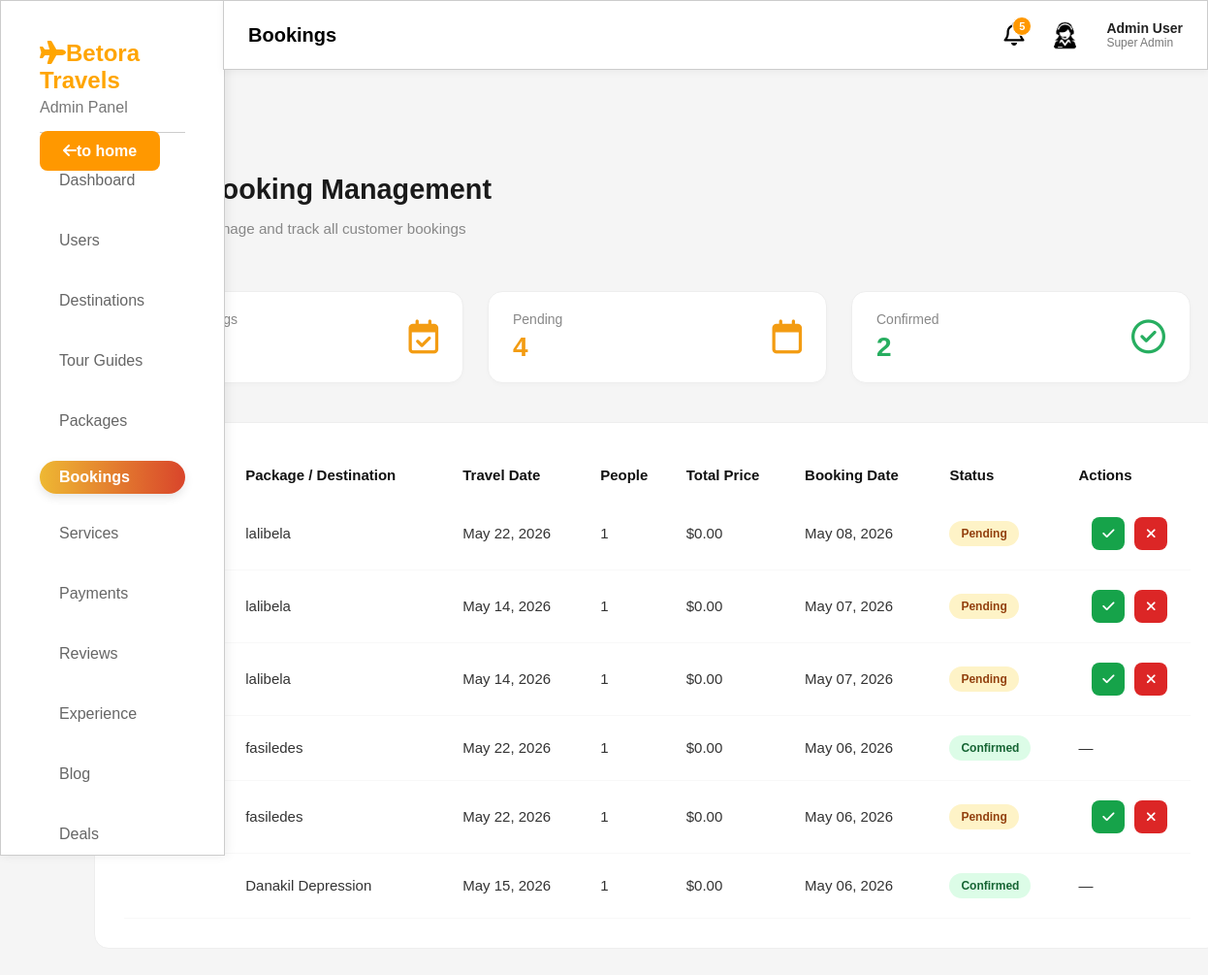
Page /admin/bookings.php on the committed database.
### tables this page shows
CREATE TABLE `bookings` (
  `id` int(11) NOT NULL,
  `user_id` int(11) DEFAULT NULL,
  `package_id` int(11) DEFAULT NULL,
  `experience_id` int(11) DEFAULT NULL,
  `destination_id` int(11) DEFAULT NULL,
  `travel_date` date DEFAULT NULL,
  `people_count` int(11) DEFAULT NULL,
  `status` enum('pending','confirmed','cancelled') DEFAULT 'pending',
  `payment_status` enum('unpaid','paid','refunded') DEFAULT 'unpaid',
  `total_price` decimal(10,2) DEFAULT NULL,
  `created_at` timestamp NOT NULL DEFAULT current_timestamp(),
  `guide_id` int(11) DEFAULT NULL
);

CREATE TABLE `destinations` (
  `id` int(11) NOT NULL,
  `name` varchar(100) DEFAULT NULL,
  `tagline` varchar(255) DEFAULT NULL,
  `region` varchar(100) DEFAULT NULL,
  `type` enum('adventure','cultural','religious','historical','nature') DEFAULT NULL,
  `description` text DEFAULT NULL,
  `highlights` text DEFAULT NULL,
  `best_time` varchar(100) DEFAULT NULL,
  `dry_season` varchar(255) DEFAULT NULL,
  `rainy_season` varchar(255) DEFAULT NULL,
  `spring_weather` varchar(100) DEFAULT NULL,
  `summer_weather` varchar(100) DEFAULT NULL,
  `autumn_weather` varchar(100) DEFAULT NULL,
  `winter_weather` varchar(100) DEFAULT NULL,
  `average_cost` decimal(10,2) DEFAULT NULL,
  `budget_cost` varchar(50) DEFAULT NULL,
  `standard_cost` varchar(50) DEFAULT NULL,
  `luxury_cost` varchar(50) DEFAULT NULL,
  `accommodation` varchar(255) DEFAULT NULL,
  `rating` decimal(3,2) DEFAULT 0.00,
  `reviews` int(11) DEFAULT 0,
  `distance_info` varchar(255) DEFAULT NULL,
  `map_location` text DEFAULT NULL,
  `video_url` varchar(255) DEFAULT NULL,
  `image` varchar(255) DEFAULT NULL,
  `image2` varchar(255) DEFAULT NULL,
  `image3` varchar(255) DEFAULT NULL,
  `image4` varchar(255) DEFAULT NULL
);

### admin/bookings.php (the view, shortened to what this page needs)
<?php
$conn = new mysqli("localhost","root","","travel_db");
$total_bookings = $conn->query("SELECT COUNT(*) AS total FROM bookings")
                       ->fetch_assoc()['total'];
$pending_bookings = $conn->query("SELECT COUNT(*) AS total FROM bookings WHERE status='pending'")
                         ->fetch_assoc()['total'];
$confirmed_bookings = $conn->query("SELECT COUNT(*) AS total FROM bookings WHERE status='confirmed'")
                           ->fetch_assoc()['total'];
$sql = "
SELECT bookings.*,
       users.fullname,
       packages.title AS package_title,
       destinations.name AS destination_name
FROM bookings
LEFT JOIN users ON bookings.user_id = users.id
LEFT JOIN packages ON bookings.package_id = packages.id
LEFT JOIN destinations ON bookings.destination_id = destinations.id
ORDER BY bookings.id DESC
";
$result = $conn->query($sql);
?>
<!DOCTYPE html>
<html lang="en">
<head>
<link rel="stylesheet" href="booking.css">
<link rel="stylesheet" href="modal.css">
<?php include "layout.php"; ?>
<link rel="stylesheet" href="https://cdnjs.cloudflare.com/ajax/libs/font-awesome/6.5.0/css/all.min.css">
</head>
<body>
    <div class="dest-header">
        <div>
            <h1>Booking Management</h1>
            <p>Manage and track all customer bookings</p>
        </div>
</div>
<div class="booking-stats">
    <div class="stat-box total">
        <div class="stat-content">
            <p>Total Bookings</p>
            <h3><?php echo $total_bookings; ?></h3>
        </div>
        <i class="fa-regular fa-calendar-check"></i>
    </div>
    <div class="stat-box pending">
        <div class="stat-content">
            <p>Pending</p>
            <h3><?php echo $pending_bookings; ?></h3>
        </div>
        <i class="fa-regular fa-calendar"></i>
    </div>
    <div class="stat-box confirmed">
        <div class="stat-content">
            <p>Confirmed</p>
            <h3><?php echo $confirmed_bookings; ?></h3>
        </div>
        <i class="fa-regular fa-circle-check"></i>
    </div>
</div>
<div class="container">
    <div class="table-wrapper">
        <table>
            <thead>
                <tr>
                    <th>Customer</th>
                    <th>Package / Destination</th>
                    <th>Travel Date</th>
                    <th>People</th>
                    <th>Total Price</th>
                    <th>Booking Date</th>
                    <th>Status</th>
                    <th>Actions</th>
                </tr>
            </thead>
            <tbody>
            <?php if($result->num_rows > 0): ?>
                <?php while($row = $result->fetch_assoc()): ?>
                    <?php
                    $booking_name = !empty($row['package_title'])
                        ? $row['package_title']
                        : $row['destination_name'];
                    $statusClass = strtolower($row['status']);
                    ?>
                    <tr>
                        <td><?php echo $row['fullname']; ?></td>
                        <td><?php echo $booking_name; ?></td>
                        <td><?php echo date("M d, Y", strtotime($row['travel_date'])); ?></td>
                        <td><?php echo $row['people_count']; ?></td>
                        <td>$<?php echo number_format($row['total_price'],2); ?></td>
                        <td><?php echo date("M d, Y", strtotime($row['created_at'])); ?></td>
                        <td>
                            <span class="status-badge status-<?php echo $statusClass; ?>">
                                <?php echo ucfirst($row['status']); ?>
                            </span>
                        </td>
                        <td>
                            <?php if($row['status'] == 'pending'): ?>
                                <div class="actions">
                                    <a href="bookings.php?approve=<?php echo $row['id']; ?>" class="btn approve">
                                        <i class="fa-solid fa-check"></i>
                                    </a>
                                    <a href="bookings.php?reject=<?php echo $row['id']; ?>" class="btn reject">
                                        <i class="fa-solid fa-xmark"></i>
                                    </a>
                                </div>
                            <?php else: ?>
                                —
                            <?php endif; ?>
                        </td>
                    </tr>
                <?php endwhile; ?>
            <?php else: ?>
                <tr>
                    <td colspan="8">No bookings found</td>
                </tr>
            <?php endif; ?>
            </tbody>
        </table>
    </div>
</div>
</body>
</html>

### admin/booking.css (style rules this page uses)
body { font-family: 'Segoe UI', Roboto, Helvetica, Arial, sans-serif; background-color: #fcfcfc; margin: 0; padding: 40px; display: flex; flex-direction: column; align-items: center; }
.dest-header { margin-top: 90px; margin-left: 110px; width: 90%; max-width: 1100px; margin-bottom: 20px; text-align: left; }
.booking-stats { margin-left: 110px; display: grid; grid-template-columns: repeat(3, 1fr); gap: 25px; width: 100%; max-width: 1100px; margin-bottom: 40px; }
.stat-box i { font-size: 17px; }
.stat-box { background: #fff; border: 1px solid #eee; border-radius: 15px; padding: 20px 25px; display: flex; justify-content: space-between; align-items: center; box-shadow: 0 2px 5px rgba(0,0,0,0.02); }
.stat-content { text-align: left; }
.stat-content p { margin: 0; font-size: 14px; color: #888; margin-bottom: 5px; }
.stat-content h3 { margin: 0; font-size: 28px; font-weight: 700; }
.stat-box i { font-size: 35px; }
.stat-box.total i { color: #f39c12; }
.stat-box.pending i { color: #f39c12; }
.stat-box.pending h3 { color: #f39c12; }
.stat-box.confirmed i { color: #27ae60; }
.stat-box.confirmed h3 { color: #27ae60; }
.container { margin-left: 110px; background: #fff; padding: 30px; border-radius: 15px; border: 1px solid #eee; width: 100%; max-width: 1100px; }
table { width: 100%; border-collapse: collapse; }
th { text-align: left; padding: 15px 10px; color: #111; font-weight: 600; font-size: 15px; }
td { padding: 20px 10px; border-bottom: 1px solid #f8f8f8; font-size: 15px; color: #333; }
tbody tr { transition: background-color 0.2s; }
.status-badge { padding: 5px 15px; border-radius: 8px; font-size: 13px; font-weight: 600; }
.status-confirmed { background: #dcfce7; color: #16a34a; }
.status-pending { background: #fef3c7; color: #d97706; }
.actions { display: flex; gap: 8px; }
.btn { width: 32px; height: 32px; border-radius: 6px; display: flex; align-items: center; justify-content: center; text-decoration: none; color: #fff; transition: transform 0.2s; }
.approve { background: #2ecc71; }
.reject { background: #e74c3c; }
.actions { display:flex; gap:10px; justify-content:center; }
.btn { width:34px; height:34px; border-radius:8px; display:flex; align-items:center; justify-content:center; text-decoration:none; color:#fff; font-size:14px; }
.approve { background:#16a34a; }
.reject { background:#dc2626; }
.status-badge { padding:6px 12px; border-radius:20px; font-size:13px; font-weight:600; }
.status-pending { background:#fef3c7; color:#92400e; }
.status-confirmed { background:#dcfce7; color:#166534; }

### admin/modal.css (style rules this page uses)
.dest-header { display: flex; justify-content: space-between; align-items: center; margin-bottom: 40px; margin-top: 120px; margin-left: 239px; margin-right: 20px; }
.dest-header h1 { font-size: 1.8rem; color: #1a1a1a; margin-bottom: 5px; }
.dest-header p { color: #888; font-size: 0.95rem; }

### admin/style.css (style rules this page uses)
body { margin:0; font-family:Arial; background:#f5f5f5; }
h1 { font-size: 20px; }
.role-badge, .status-badge { padding:6px 12px; border-radius:20px; font-size:12px; font-weight:600; display:inline-block; }

### rows in the picture
bookings: destination.name "lalibela", travel_date "May 22, 2026", people_count "1", total_price "0.00", created_at "May 08, 2026", status "Pending"
bookings: destination.name "lalibela", travel_date "May 14, 2026", people_count "1", total_price "0.00", created_at "May 07, 2026", status "Pending"
bookings: destination.name "lalibela", travel_date "May 14, 2026", people_count "1", total_price "0.00", created_at "May 07, 2026", status "Pending"
bookings: destination.name "fasiledes", travel_date "May 22, 2026", people_count "1", total_price "0.00", created_at "May 06, 2026", status "Confirmed"
bookings: destination.name "fasiledes", travel_date "May 22, 2026", people_count "1", total_price "0.00", created_at "May 06, 2026", status "Pending"
bookings: destination.name "Danakil Depression", travel_date "May 15, 2026", people_count "1", total_price "0.00", created_at "May 06, 2026", status "Confirmed"

### other values in the picture
$pageTitle "Bookings"
$pending_bookings "4"
$confirmed_bookings "2"
